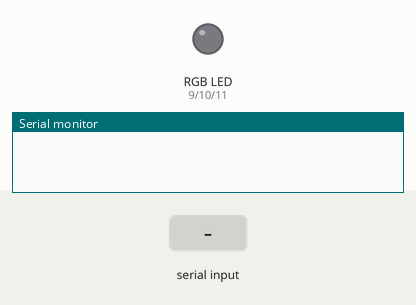
Simulated run of this sketch. Board: Arduino Uno, built with avr-gcc and run on an emulated ATmega328P. Shown: an RGB LED mixed from three pins (HIGH = lit), the last lines printed to the serial monitor. The inputs (shaded band) are chosen by the test bench. Dim RGB values are drawn brighter than linear.

Above: at 1.2 s.
1.3 s: "90,45,200\n" received over Serial
At 3.2 s:
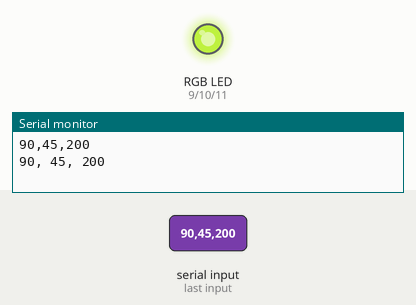
3.8 s: "90,45\n" received over Serial
At 6.0 s:
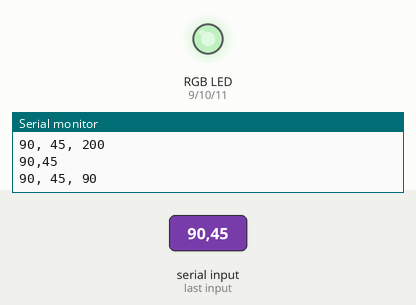
6.3 s: "5\n" received over Serial
At 7.9 s:
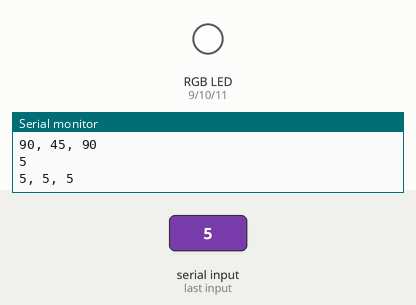
8.8 s: "30,150,10\n" received over Serial
At 10.1 s:
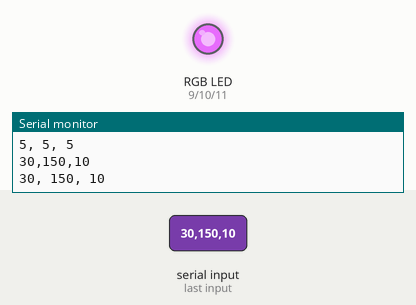
11.3 s: "90\n" received over Serial
At 13.0 s:
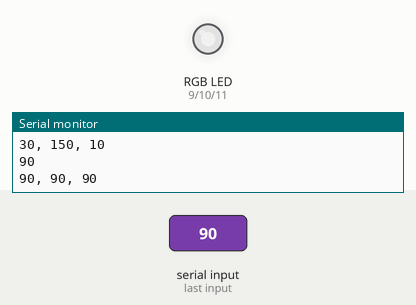
13.8 s: "200\n" received over Serial
At 16.2 s:
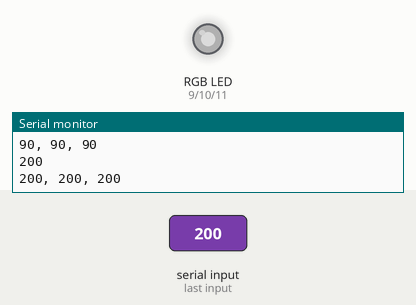
Timing chart, 0 to 17.3 s (numbered marks = the images above; inputs shaded):
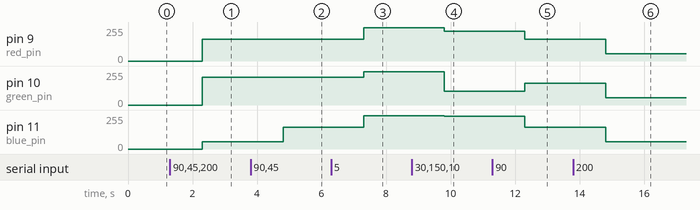

Measured:
- after the input at 1.3 s, pin 9 (red_pin): 0/255 → 165/255 after 1.0 s; pin 10 (green_pin): 0/255 → 210/255 after 1.0 s; pin 11 (blue_pin): 0/255 → 55/255 after 1.0 s
- after the input at 3.8 s, pin 11 (blue_pin): 55/255 → 165/255 after 1.0 s
- after the input at 6.3 s, pin 9 (red_pin), pin 11 (blue_pin): 165/255 → 250/255 after 1.0 s; pin 10 (green_pin): 210/255 → 250/255 after 1.0 s
- after the input at 8.8 s, pin 9 (red_pin): 250/255 → 225/255 after 1.0 s; pin 10 (green_pin): 250/255 → 105/255 after 1.0 s; pin 11 (blue_pin): 250/255 → 245/255 after 1.0 s
- after the input at 11.3 s, pin 9 (red_pin): 225/255 → 165/255 after 1.0 s; pin 10 (green_pin): 105/255 → 165/255 after 1.0 s; pin 11 (blue_pin): 245/255 → 165/255 after 1.0 s
- after the input at 13.8 s, pin 9 (red_pin), pin 10 (green_pin), pin 11 (blue_pin): 165/255 → 55/255 after 1.0 s

The sketch:

rgb_controller.ino.ino
```cpp
String incomingString = "aa"; // for incoming serial data
String temp = "aa";

int index1 = 0;
int index2 = 0;

int red = 0;
int green = 0;
int blue = 0;

int red_pin = 9;
int green_pin = 10;
int blue_pin = 11;

void setup() {
  Serial.begin(9600); // opens serial port, sets data rate to 9600 bps
  pinMode(red_pin, OUTPUT);
  pinMode(green_pin, OUTPUT);
  pinMode(blue_pin, OUTPUT);
}

void loop() {
  // send data only when you receive data:
  if (Serial.available() > 0) {
    // read the incoming byte:
    incomingString = Serial.readString();
    Serial.println(incomingString);

    index1 = incomingString.indexOf(',');
    temp = incomingString.substring(0, index1);
    red = temp.toInt();

    index2 = incomingString.indexOf(',', index1+1);
    temp = incomingString.substring(index1+1, index2);
    green = temp.toInt();

    index1 = incomingString.indexOf(',', index2+1);
    temp = incomingString.substring(index2+1, index1);
    blue = temp.toInt();

    setRGB(red, green, blue);
    Serial.print(red);
    Serial.print(", ");
    Serial.print(green);
    Serial.print(", ");
    Serial.print(blue);
    Serial.println();
  }
}

void setRGB(int r, int g, int b){
  analogWrite(red_pin, 255-r);
  analogWrite(green_pin, 255-g);
  analogWrite(blue_pin, 255-b);
}
```
